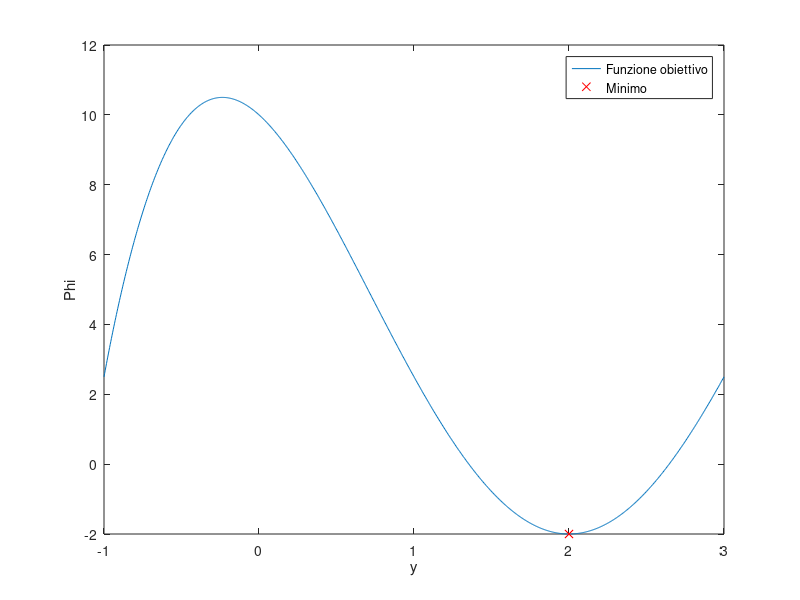

Here is the MATLAB script that generated this plot: (Note: this script raises an error after producing the figure.)
clear
clc
close all

% definisco la funzione e l'intervallo come da testo
phi = @(y) -y.^4/2 + 4*y.^3 - 7*y.^2 - 4*y + 10;
a = -1;
b = 3;
y = linspace(a, b, 1000);

%% 1

% plotto e verifico esistenza di un minimo in x = 2
x = 2;
plot(y, phi(y), x, phi(x), 'rx')
legend("Funzione obiettivo","Minimo")
xlabel("y")
ylabel("\Phi")

%% 2

% implemento il metodo per approssimare lo zero con la sezione aurea
% vedi sezione_aurea.m

%% 3

% definisco numero massimo di iterazioni e tolleranza
tol = 1e-6;
nmax = 100;

% lancio il metodo della sezione aurea
[xv, k, est_errv] = sezione_aurea(phi, a, b, tol, nmax);

%% 4

% calcolo l'errore effettivo usando come soluzione l'ultima iterazione del
% metodo
errv = abs(x*ones(size(xv)) - xv);

% plotto l'errore e la stima dell'errore
semilogy(est_errv)
hold on
semilogy(errv)
legend('Stima', 'Errore')

% err_est = (b - a)/(2 * ((1 + sqrt(5))/2)^k);
